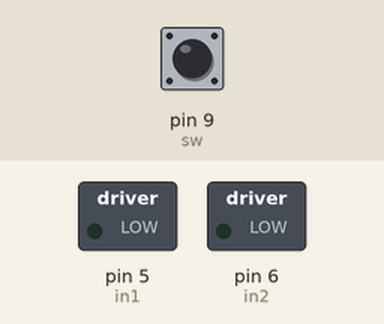
Bench run of a sketch on a simulated Arduino Uno, built with avr-gcc and run on an emulated ATmega328P. Shown: switched loads named in the sketch (green lamp = pin HIGH). Dashed ring = blinking. Inputs (shaded band) come from the test bench; at power-on: pin 9 (sw) HIGH.

Above: at 1.2 s.
1.3 s: pin 9 (sw) pulled LOW for 0.15 s
At 1.7 s:
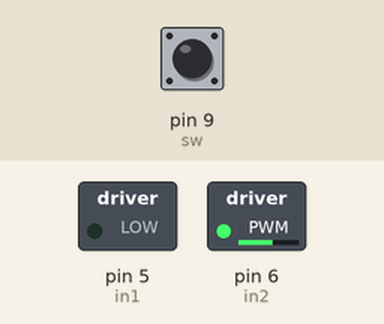
3.8 s: pin 9 (sw) pulled LOW for 1 s
At 4.7 s:
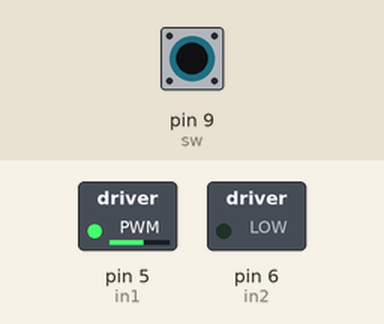
6.3 s: pin 9 (sw) pulled LOW for 3.2 s
At 6.7 s:
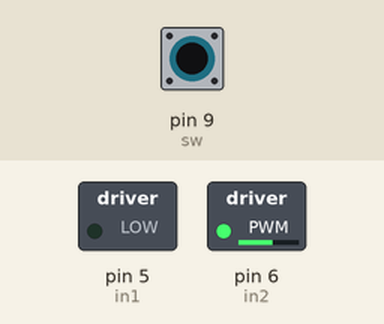
Timing chart, 0 to 11.8 s (numbered marks = the images above; inputs shaded):
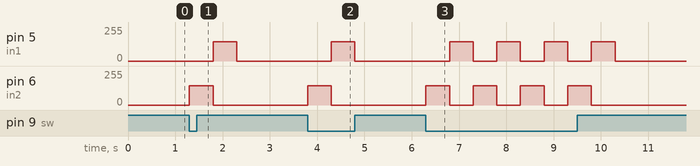

The sketch:

STEP_Motor.ino
```cpp
int in1 = 5;
int in2 = 6;
int sw = 9;
void setup() {

  Serial.begin(115200);
  pinMode(in1, OUTPUT);
  pinMode(in2, OUTPUT);
}

void loop(void) {

  if (digitalRead(sw) == LOW) {
    foward();
    delay(500);
    black();
    delay(500);
    stop();
  }
}
void foward() {
  analogWrite(in1, 0);
  analogWrite(in2, 400);
}
void black() {
  analogWrite(in1, 400);
  analogWrite(in2, 0);
}
void stop() {
  analogWrite(in1, 0);
  analogWrite(in2, 0);
}
```

Measured:
- after the input at 1.3 s, pin 5 (in1): 0/255 → 144/255 after 0.50 s, → 0/255 0.50 s later; pin 6 (in2): 0/255 → 144/255 at once, → 0/255 0.50 s later
- after the input at 3.8 s, pin 5 (in1): 0/255 → 144/255 after 0.50 s, → 0/255 0.50 s later; pin 6 (in2): 0/255 → 144/255 at once, → 0/255 0.50 s later
- after the input at 6.3 s, pin 5 (in1): alternates 144/255 for 0.50 s and 0/255 for 0.50 s, 8 changes in all, then stays 0/255, starting after 0.50 s; pin 6 (in2): alternates 144/255 for 0.50 s and 0/255 for 0.50 s, 8 changes in all, then stays 0/255, starting at once
